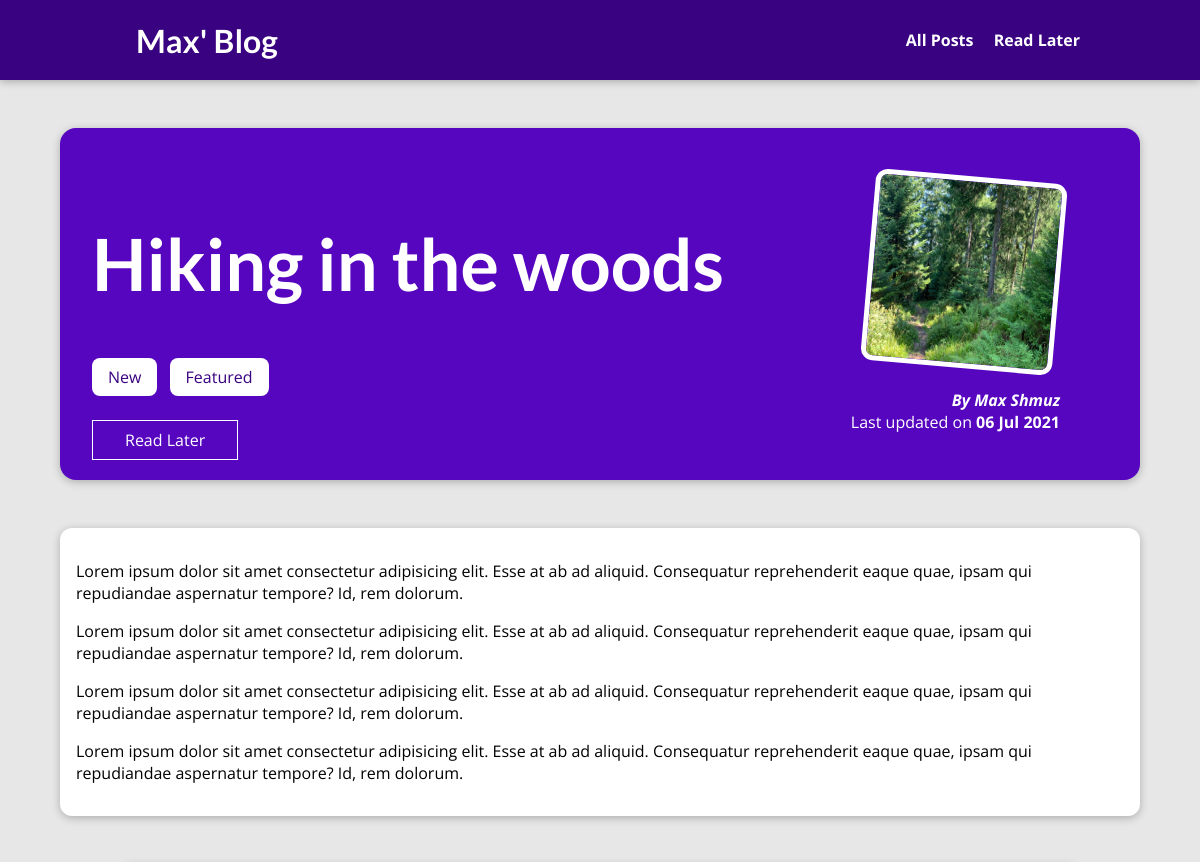
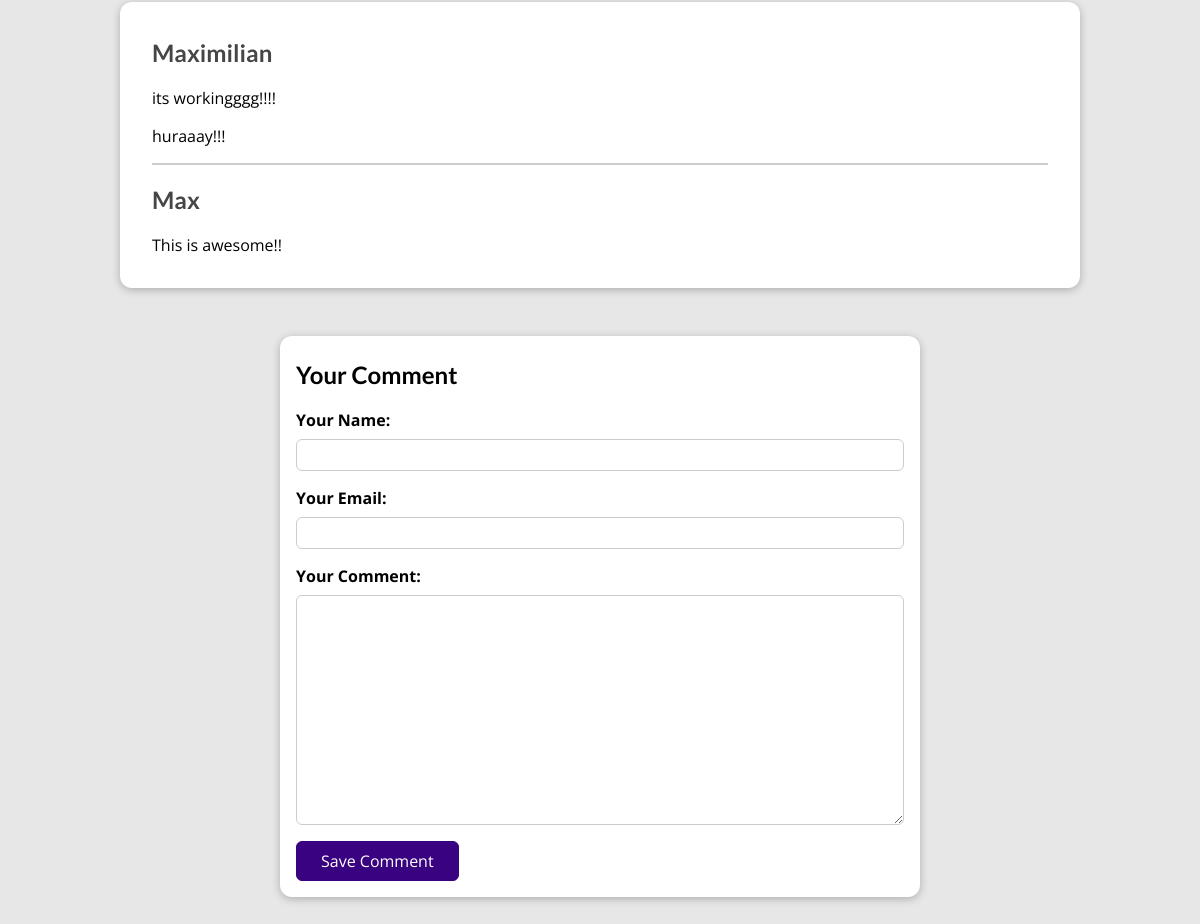
The app's page /posts/hiking-in-the-woods with its own data (2 pictures, top to bottom).
### blog/models.py (models this page shows, shortened)
class Post(models.Model):
    title = models.CharField(max_length=150)
    excerpt = models.CharField(max_length=200)
    image = models.ImageField(upload_to='posts', null=True)
    date = models.DateField(auto_now=True)
    slug = models.SlugField(unique=True, db_index=True)
    content = models.TextField(validators=[MinLengthValidator(10)])
    author = models.ForeignKey(
        Author, on_delete=models.SET_NULL, null=True, related_name='posts')
    tags = models.ManyToManyField(Tag)

class Tag(models.Model):
    caption = models.CharField(max_length=20)

class Author(models.Model):
    first_name = models.CharField(max_length=100)
    last_name = models.CharField(max_length=100)
    email_address = models.EmailField()
    def full_name(self):
        return f"{self.first_name} {self.last_name}"
    def __str__(self):
        return self.full_name()

class Comment(models.Model):
    user_name = models.CharField(max_length=120)
    user_email = models.EmailField()
    text = models.TextField(max_length=400)
    post = models.ForeignKey(
        Post, on_delete=models.CASCADE, related_name="comments")

### blog/views.py (the view, shortened to what this page needs)
# urls.py: path('posts/<slug:slug>', SinglePostView.as_view(), name='post_detail_page'),
class SinglePostView(View):
    def is_stored_post(self, request, post_id):
        stored_posts = request.session.get("stored_posts")
        if stored_posts is not None:
            is_saved_for_later = post_id in stored_posts
        else:
            is_saved_for_later = False
        return is_saved_for_later
    def get(self, request, slug):
        post = Post.objects.get(slug=slug)
        context = {
            "post": post,
            "post_tags": post.tags.all(),
            "comment_form": CommentForm(),
            "comments": post.comments.all().order_by("-id"),
            "saved_for_later": self.is_stored_post(request, post.id)
        }
        return render(request, "blog/post-detail.html", context)

### blog/forms.py
class CommentForm(forms.ModelForm):
    class Meta:
        model = Comment
        exclude = ["post"]
        labels = {
            "user_name": "Your Name",
            "user_email": "Your Email",
            "text": "Your Comment"
        }

### blog/templates/blog/post-detail.html (shortened to what this page needs)
{% extends 'base.html' %}
{% load static %}
{% block css_files %}
  <link rel="stylesheet" href="{% static 'blog/post-detail.css' %}">
{% endblock  %}
{% block content %}
<section id="summary">
  <h2>{{post.title}}</h2>
  <div>
    {% for tag in post_tags %}
      <span class='tag'>{{ tag.caption }}</span>
    {% endfor %}
  </div>
  <div id="read-later">
  <form action="{% url 'read_later' %}" method="POST">
    <button>
      {% if saved_for_later %}
        Remove from "Read Later" List
      {% else %}
        Read Later
      {% endif %}
    </button>
  </form>
  </div>
  <article>
    <img src="{{ post.image.url }}" alt="{{post.title}}">
    <address>By <a href="mailto:{{ post.author.email_address }}">{{post.author|title}}</a></address>
    <div>
      Last updated on <time>{{ post.date|date:"d M Y" }}</time>
    </div>
  </article>
</section>
<main>
  {{post.content|linebreaks}}
</main>
{% if comments %}
  <section id="comments">
    <ul>
      {% for comment in comments %}
        <li>
          <h2>{{comment.user_name}}</h2>
          <p>{{comment.text|linebreaks}}</p>
        </li>
      {% endfor %}
    </ul>
  </section>
{% endif %}
<section id="comment-form">
  <h2>Your Comment</h2>
  <form action="{% url 'post_detail_page' post.slug %}" method="POST">
    {% for form_field in comment_form %}
      <div class="form-control {% if form_field.errors %}invalid{% endif %}">
        {{form_field.label_tag}}
        {{form_field}}
      </div>
    {% endfor %}
    <button>Save Comment</button>
  </form>
</section>
{% endblock %}

### templates/base.html (shortened to what this page needs)
{% load static %}
<!DOCTYPE html>
<html lang="en">
<head>
  <link rel="stylesheet" href="{% static 'app.css' %}">
  {% block css_files %}{% endblock  %}
</head>
<body>
  <header id="main-navigation">
    <h1><a href="{% url 'starting_page' %}">Max' Blog</a></h1>
    <nav>
      <a href="{% url 'posts_page' %}">All Posts</a>
      <a href="{% url 'read_later' %}">Read Later</a>
    </nav>
  </header>
  {% block content %}
  {% endblock  %}
</body>
</html>

### static/app.css (style rules this page uses)
* { box-sizing: border-box; }
html { font-family: "Open Sans", "Lato", sans-serif; }
body { margin: 0; }
h1, h2, h3 { font-family: "Lato", sans-serif; font-weight: bold; }
#main-navigation { width: 100%; height: 5rem; display: flex; justify-content: space-between; align-items: center; padding: 0 10%; position: absolute; top: 0; left: 0; }
#main-navigation a { text-decoration: none; color: white; font-weight: bold; margin-left: 1rem; }

### blog/static/blog/post-detail.css (style rules this page uses)
body { background-color: #e7e7e7; }
#main-navigation { background-color: #390281; box-shadow: 0 2px 8px rgba(0, 0, 0, 0.25); }
#summary { margin: 8rem auto 3rem auto; padding: 2rem; width: 90%; max-width: 90rem; border-radius: 16px; background-color: #5706c0; position: relative; box-shadow: 0 2px 8px rgba(0, 0, 0, 0.25); height: 22rem; }
#summary h2 { color: white; font-size: 4.5rem; }
#summary article { position: absolute; top: 2rem; right: 3rem; padding: 1rem 2rem; border-radius: 12px; text-align: right; color: white; }
#summary article img { width: 12rem; height: 12rem; border-radius: 12px; transform: rotateZ(5deg); border: 5px solid white; margin-bottom: 1rem; }
#summary address { font-weight: bold; }
#summary a { color: white; text-decoration: none; }
#summary time { font-weight: bold; }
#read-later { margin: 2rem 0; }
#read-later button { background-color: transparent; border: 1px solid white; padding: 0.5rem 2rem; font: inherit; color: white; cursor: pointer; }
main { width: 90%; max-width: 90rem; margin: 3rem auto; background-color: white; padding: 1rem; border-radius: 12px; box-shadow: 0 2px 8px rgba(0, 0, 0, 0.25); }
.tag { background-color: white; color: #390281; padding: 0.5rem 1rem; border-radius: 8px; margin-right: 0.5rem; }
#comment-form { margin: 3rem auto; width: 90%; max-width: 40rem; border-radius: 12px; background-color: white; box-shadow: 0 2px 8px rgba(0, 0, 0, 0.25); padding: 1rem; }
#comment-form > h2 { margin-top: 0.5rem; }
#comment-form button { font: inherit; background-color: #390281; color: white; border: 1px solid #390281; padding: 0.5rem 1.5rem; border-radius: 6px; cursor: pointer; }
.form-control { margin-bottom: 1rem; }
.form-control label { font-weight: bold; margin-bottom: 0.5rem; display: block; }
.form-control input, .form-control textarea { display: block; width: 100%; font: inherit; padding: 0.25rem; border-radius: 6px; border: 1px solid #ccc; }
#comments { margin: 3rem auto; width: 90%; max-width: 60rem; border-radius: 12px; background-color: white; box-shadow: 0 2px 8px rgba(0, 0, 0, 0.25); padding: 1rem 2rem; }
#comments ul { list-style: none; margin: 0; padding: 0; }
#comments li { margin-bottom: 1rem; border-bottom: 2px solid #ccc; }
#comments li:last-of-type { border-bottom: none; }
#comments h2 { color: #464646; }

### records on screen
Post: title "Hiking in the woods", image (picture), author "Max Shmuz", date "06 Jul 2021", content "Lorem ipsum dolor sit amet consectetur adipisicing elit. Esse at ab ad aliquid. Consequatur reprehenderit eaque quae, ipsam qui repudiandae aspernatur tempore? Id, rem dolorum. Lorem ipsum dolor sit amet consectetur adipisicing elit. Esse at ab ad aliquid. Consequatur reprehenderit eaque quae, ipsam qui repudiandae aspernatur tempore? Id, rem dolorum. Lorem ipsum dolor sit amet consectetur adipisicing elit. Esse at ab ad aliquid. Consequatur reprehenderit eaque quae, ipsam qui repudiandae aspernatur tempore? Id, rem dolorum. Lorem ipsum dolor sit amet consectetur adipisicing elit. Esse at ab ad aliquid. Consequatur reprehenderit eaque quae, ipsam qui repudiandae aspernatur tempore? Id, rem…"
Tag: caption "New"
Tag: caption "Featured"
Comment: user_name "Maximilian", text "its workingggg!!!! huraaay!!!"
Comment: user_name "Max", text "This is awesome!!"
